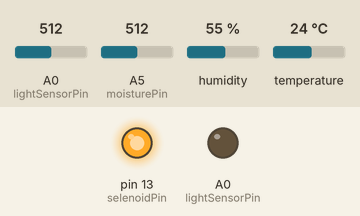
Bench run of a sketch on a simulated Arduino Mega 2560, built with avr-gcc and run on an emulated ATmega2560. Shown: output pins drawn as LEDs (lit = HIGH). Inputs (shaded band) come from the test bench; at power-on: A5 (moisturePin) = 512, A0 (lightSensorPin) = 512, humidity 55 %, temperature 24 °C. WiFi joins after 1.5 s; servers stay silent unless stated.

Above: at 3.3 s.
3.4 s: A5 (moisturePin) set to 109
6.0 s: A5 (moisturePin) set to 92
At 10.9 s:
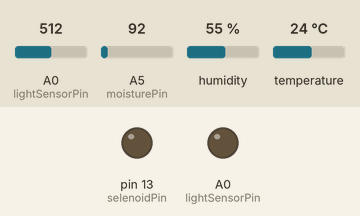
11.3 s: A5 (moisturePin) set to 110
At 15.9 s:
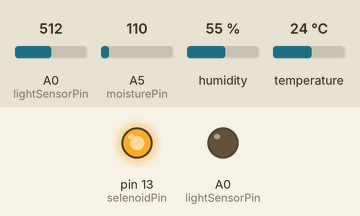
16.3 s: A5 (moisturePin) set to 90
At 20.9 s:
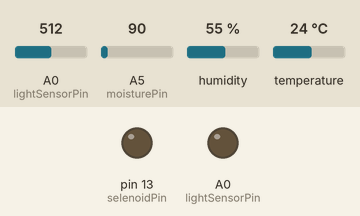
Timing chart, 0 to 22.3 s (numbered marks = the images above; inputs shaded):
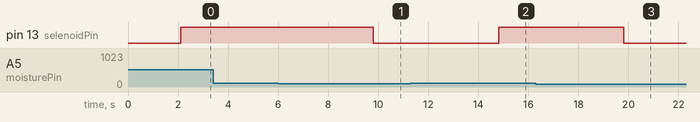

Measured:
- the behaviour switches between 101 and 100 on A5 (moisturePin) (found by bisection; images 0 and 1)
- after the input at 3.4 s, every drawn part: stays the same
- after the input at 6.0 s, pin 13 (selenoidPin): HIGH → LOW after 3.8 s
- after the input at 11.3 s, pin 13 (selenoidPin): LOW → HIGH after 3.5 s
- after the input at 16.3 s, pin 13 (selenoidPin): HIGH → LOW after 3.5 s

The sketch:

smart_irrigation_esp.ino
```cpp
#include <DHT.h>
#include <Bounce2.h>
#include <SimpleTimer.h>
// You could use a spare Hardware Serial on boards that have it (like Mega)
#include <SoftwareSerial.h>
SoftwareSerial SwSerial(2, 3); // RX, TX
#define BLYNK_PRINT SwSerial
#include <BlynkSimpleSerial.h>

#define DHTTYPE DHT11

//Blynk Auth
char auth[] = "53834e9ebf3942ad95d533a4547efe3f";
WidgetBridge bridgeToESP(V0);

//Pin Mapping
const int moisturePin = A5; //Pin for mouisture sensor
const int dhtPin = 2; //Pin; for DHT11/DHT22
const int lightSensorPin = A0; //Pin for Light Sensor / LDR
const int selenoidPin = 13; //Pin for Selenoid
const int selenoidSwitchPin = 3; //Pin for Selenoid Switch

//
int moistureStatus;
int selenoidLedStatus;
int lightSensorValue;
float humidity;
float temperature;
float heatIndex;

bool seleSwitch = false; //starting condition for selenoid switch status
bool seleBypass = false; //starting condition for bypass status

SimpleTimer timer; //timer initiate
Bounce  bouncerSelenoid  = Bounce(); //bouncher initiate
DHT dht(dhtPin, DHTTYPE); //DHT initiate

void setup()
{
  SwSerial.begin(9600);
  Blynk.begin(auth); //Blynk Server Load
  if (Blynk.connect()) {
    bridgeToESP.setAuthToken("40f0622b74eb4997b20c639e8a430797");
  }
  //Pin Mode Initiate
  pinMode(selenoidPin, OUTPUT);
  pinMode(lightSensorPin, OUTPUT);
  pinMode(moisturePin, INPUT);
  pinMode(selenoidSwitchPin, INPUT);

  digitalWrite(selenoidPin, LOW);

  //Make Bouncher for Selenoid switch
  bouncerSelenoid.attach( selenoidSwitchPin );
  bouncerSelenoid.interval(5);

  dht.begin(); //begin DHT

  //Pooling timer for Blynk Server
  timer.setInterval(1000L, sendSelenoidStatus);
  timer.setInterval(5000L, checkDHTValue);
  timer.setInterval(5000L, checkMoistureStatus);


}

void checkDHTValue() {
  lightSensorValue = analogRead(lightSensorPin);
  temperature = dht.readTemperature();
  humidity = dht.readHumidity();
  heatIndex = dht.computeHeatIndex(temperature, humidity, false);

  Blynk.virtualWrite(V10, temperature);
  Blynk.virtualWrite(V11, humidity);
  Blynk.virtualWrite(V12, heatIndex);
  Blynk.virtualWrite(V9, lightSensorValue);
  Blynk.virtualWrite(V8, moistureStatus);

}

void sendSelenoidStatus() {
  Blynk.virtualWrite(V5, selenoidLedStatus);
}

void checkMoistureStatus() {
  moistureStatus = analogRead(moisturePin);
  if (!seleBypass) {
    if (moistureStatus > 100) {
      selenoidLedStatus = 1023;
      digitalWrite(selenoidPin, HIGH);
      bridgeToESP.digitalWrite(5, HIGH);

    }
    else {
      selenoidLedStatus = 0;
      digitalWrite(selenoidPin, LOW);
      bridgeToESP.digitalWrite(5, LOW);
    }

  }
}

void loop() {
  Blynk.run();

  //Bypass Switch for Selenoid Switch
  if ( bouncerSelenoid.update() ) {
    if ( bouncerSelenoid.read() == HIGH) {
      if (seleSwitch) {
        selenoidLedStatus = 0;
        digitalWrite(selenoidPin, LOW);
        bridgeToESP.digitalWrite(5, LOW);
        seleBypass = false;
        seleSwitch = false;
      }
      else {
        selenoidLedStatus = 1023; // 100% brightness
        digitalWrite(selenoidPin, HIGH);
        bridgeToESP.digitalWrite(5, HIGH);
        seleBypass = true;
        seleSwitch = true;
      }
    }
  }

  //Routin Moisture sensor checking


  timer.run();
}
```
